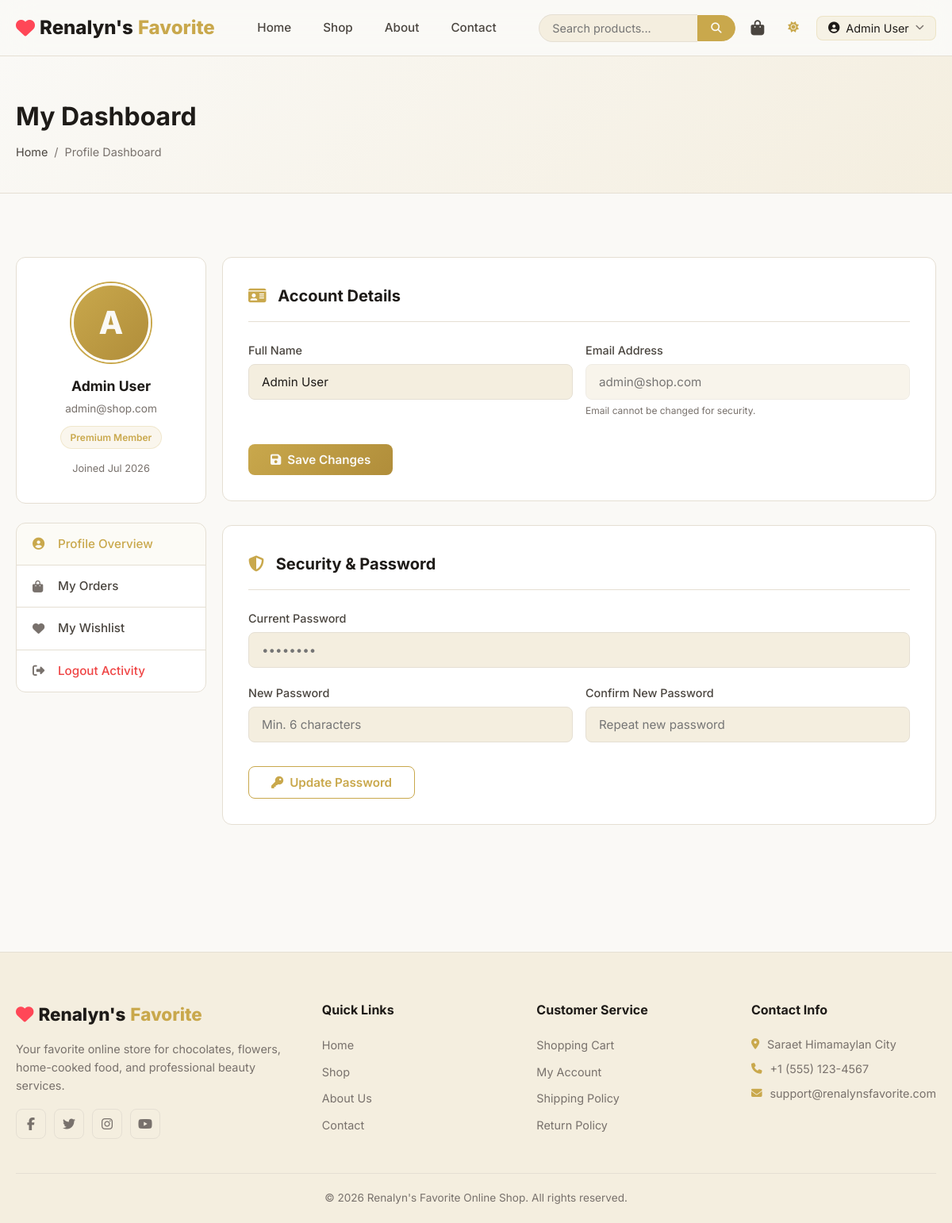
The page /pages/profile.php (signed in) on the database its author committed.
### tables this page shows
CREATE TABLE `users` (
  `id` INT AUTO_INCREMENT PRIMARY KEY,
  `name` VARCHAR(100) NOT NULL,
  `email` VARCHAR(150) NOT NULL UNIQUE,
  `password` VARCHAR(255) NOT NULL,
  `role` ENUM('user','admin') NOT NULL DEFAULT 'user',
  `created_at` TIMESTAMP DEFAULT CURRENT_TIMESTAMP
);

### includes/functions.php (called while the page is built, shortened)
<?php
function sanitize(string $data): string {
    return htmlspecialchars(trim($data), ENT_QUOTES, 'UTF-8');
}
function baseUrl(string $path = ''): string {
    return '/e-commerceSystem/' . ltrim($path, '/');
}

### pages/profile.php (the view, shortened to what this page needs)
<?php
require_once __DIR__ . '/../includes/header.php';
$userId = currentUserId();
$stmt = $pdo->prepare("SELECT name, email, created_at FROM users WHERE id = ?");
$stmt->execute([$userId]);
$user = $stmt->fetch();
?>
<div class="page-header">
    <div class="container">
        <h1>My Dashboard</h1>
        <div class="breadcrumb">
            <a href="<?= baseUrl() ?>">Home</a>
            <span>/</span>
            <span>Profile Dashboard</span>
        </div>
    </div>
</div>
<section class="section">
    <div class="container">
        <div class="profile-layout">
            <aside class="profile-sidebar">
                <div class="card user-summary-card">
                    <div class="user-avatar-wrapper">
                        <div class="user-avatar">
                            <?= strtoupper(substr($user['name'], 0, 1)) ?>
                        </div>
                    </div>
                    <div class="user-info">
                        <h3><?= sanitize($user['name']) ?></h3>
                        <p><?= sanitize($user['email']) ?></p>
                        <span class="member-badge">Premium Member</span>
                        <div style="margin-top: 15px; font-size: 0.8rem; color: var(--text-muted);">
                            Joined <?= date('M Y', strtotime($user['created_at'])) ?>
                        </div>
                    </div>
                </div>
                <nav class="profile-nav">
                    <a href="<?= baseUrl('pages/profile.php') ?>" class="profile-nav-item active">
                        <i class="fas fa-user-circle"></i> Profile Overview
                    </a>
                    <a href="<?= baseUrl('pages/orders.php') ?>" class="profile-nav-item">
                        <i class="fas fa-shopping-bag"></i> My Orders
                    </a>
                    <a href="<?= baseUrl('pages/wishlist.php') ?>" class="profile-nav-item">
                        <i class="fas fa-heart"></i> My Wishlist
                    </a>
                    <a href="<?= baseUrl('includes/auth_actions.php?action=logout') ?>" class="profile-nav-item" style="color: var(--error);">
                        <i class="fas fa-sign-out-alt"></i> Logout Activity
                    </a>
                </nav>
            </aside>
            <div class="profile-main">
                <div class="card" style="margin-bottom: 30px;">
                    <div class="card-header">
                        <h2><i class="fas fa-id-card" style="color: var(--primary); margin-right: 10px;"></i> Account Details</h2>
                    </div>
                    <form action="<?= baseUrl('includes/profile_handler.php') ?>" method="POST" data-validate>
                        <div class="form-row">
                            <div class="form-group">
                                <label for="name">Full Name</label>
                                <input type="text" id="name" name="name" class="form-control" value="<?= sanitize($user['name']) ?>" required>
                            </div>
                            <div class="form-group">
                                <label>Email Address</label>
                                <input type="email" class="form-control" value="<?= sanitize($user['email']) ?>" disabled style="opacity: 0.6; cursor: not-allowed;">
                                <small style="color: var(--text-muted); font-size: 0.75rem;">Email cannot be changed for security.</small>
                            </div>
                        </div>
                        <button type="submit" class="btn btn-primary" style="margin-top: 10px;">
                            <i class="fas fa-save"></i> Save Changes
                        </button>
                    </form>
                </div>
                <div class="card">
                    <div class="card-header">
                        <h2><i class="fas fa-shield-alt" style="color: var(--primary); margin-right: 10px;"></i> Security & Password</h2>
                    </div>
                    <form action="<?= baseUrl('includes/profile_handler.php') ?>" method="POST" data-validate>
                        <div class="form-group">
                            <label for="current_password">Current Password</label>
                            <input type="password" id="current_password" name="current_password" class="form-control" placeholder="••••••••" required>
                        </div>
                        <div class="form-row">
                            <div class="form-group">
                                <label for="new_password">New Password</label>
                                <input type="password" id="new_password" name="new_password" class="form-control" placeholder="Min. 6 characters" required minlength="6">
                            </div>
                            <div class="form-group">
                                <label for="confirm_password">Confirm New Password</label>
                                <input type="password" id="confirm_password" name="confirm_password" class="form-control" placeholder="Repeat new password" required minlength="6">
                            </div>
                        </div>
                        <button type="submit" class="btn btn-outline" style="margin-top: 10px;">
                            <i class="fas fa-key"></i> Update Password
                        </button>
                    </form>
                </div>
            </div>
        </div>
    </div>
</section>
<?php require_once __DIR__ . '/../includes/footer.php'; ?>

### rows shown on the page
users: name "A", name "Admin User", email "admin@shop.com", created_at "Jul 2026"

### other values the page prints
currentUserName() "Admin User"
